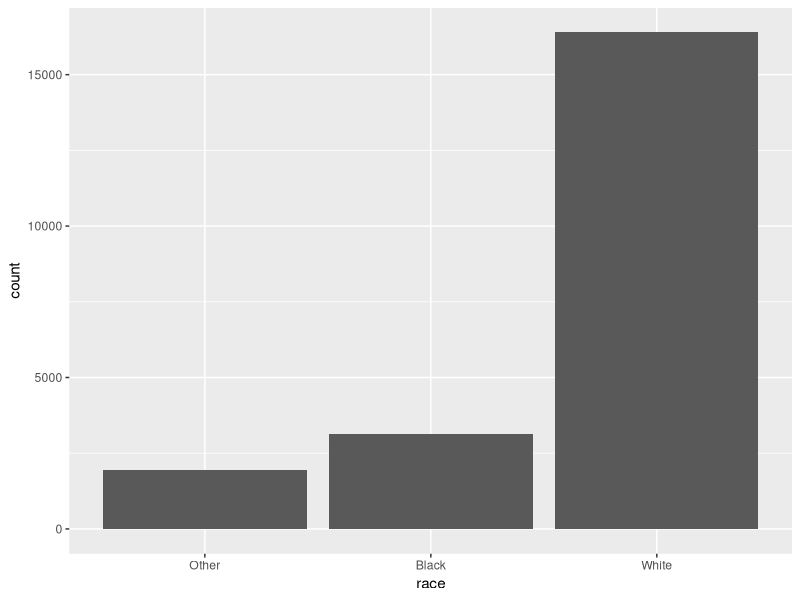
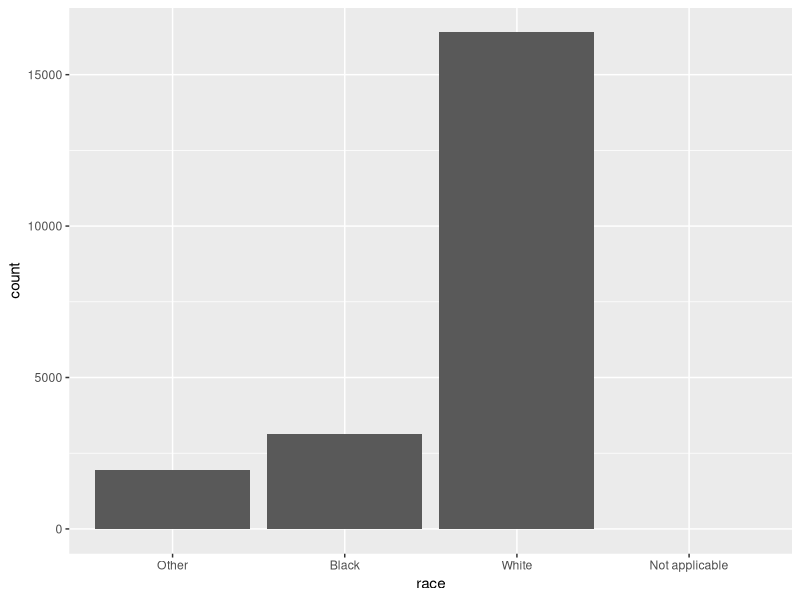
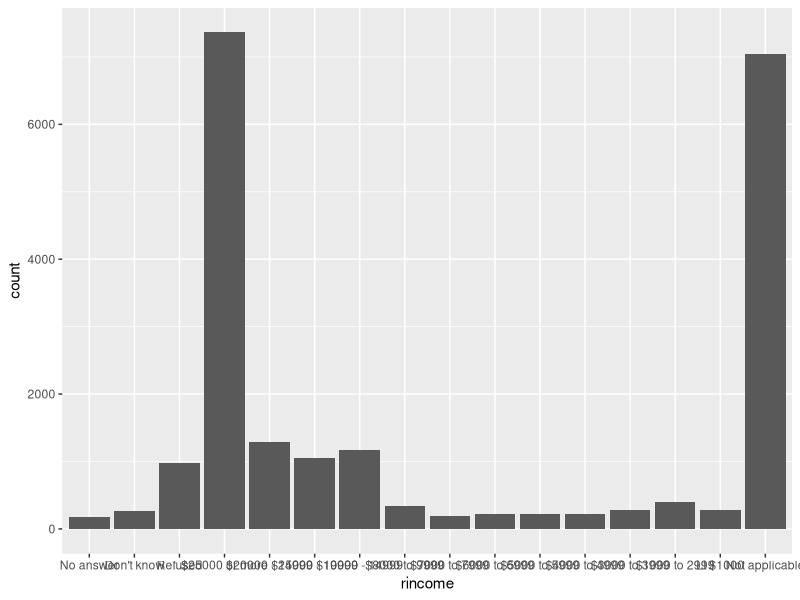
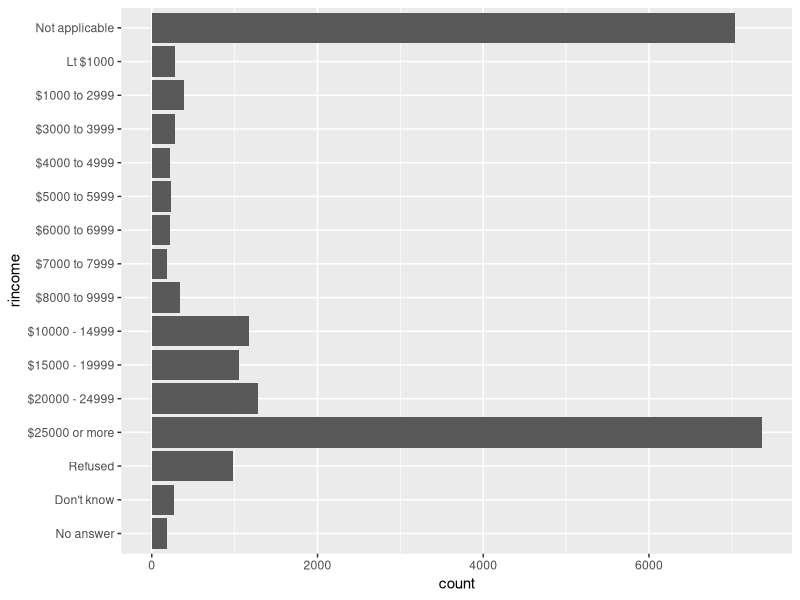
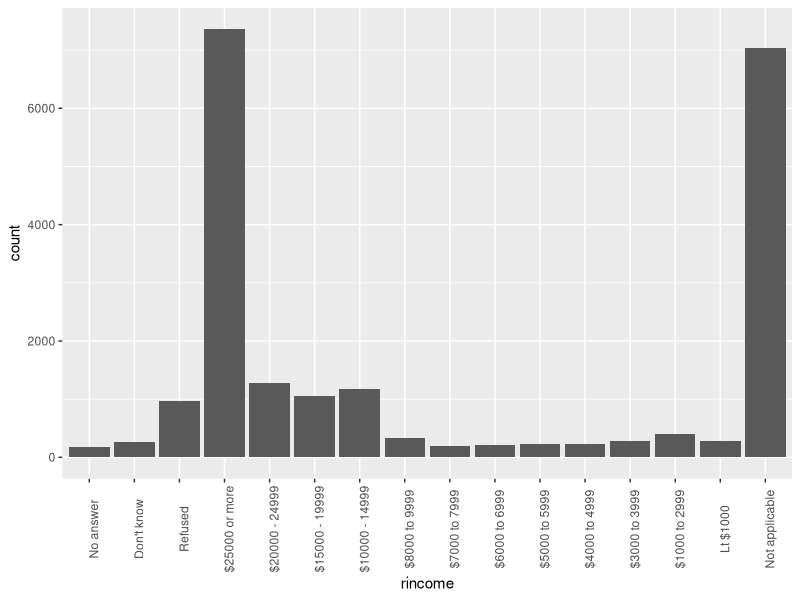
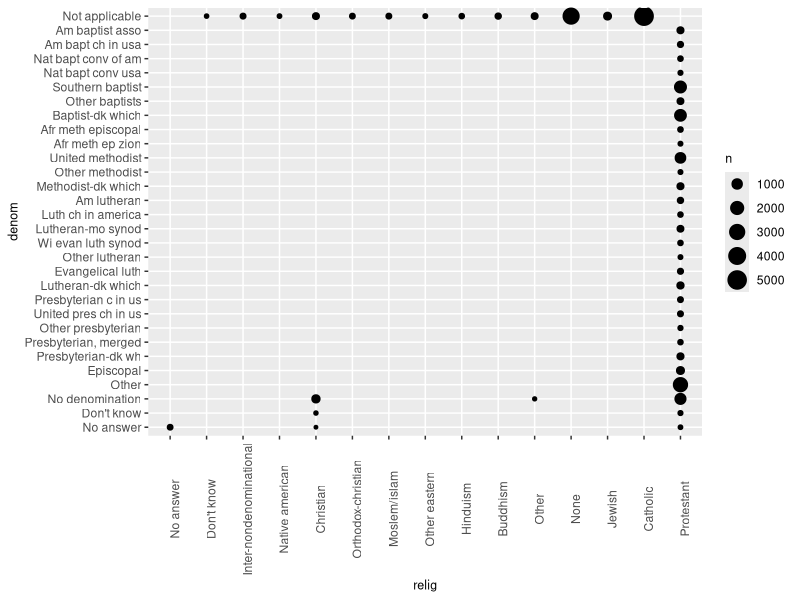
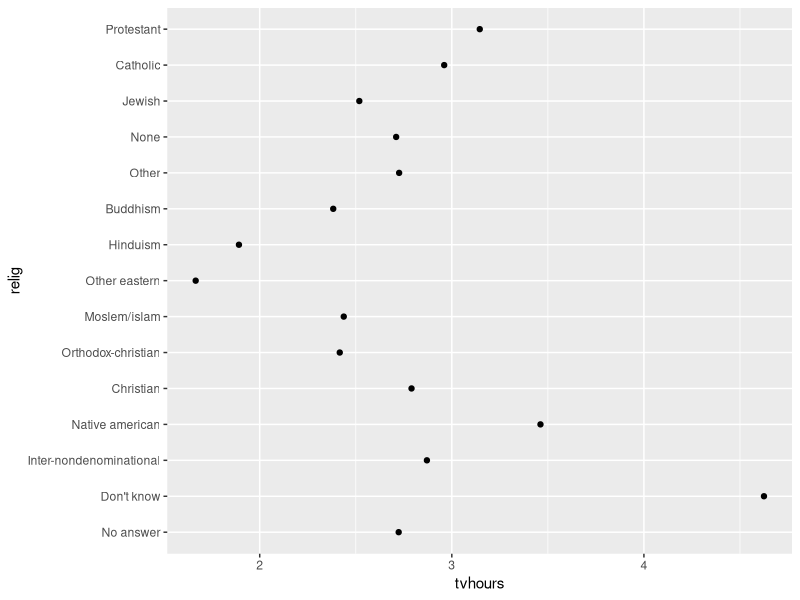
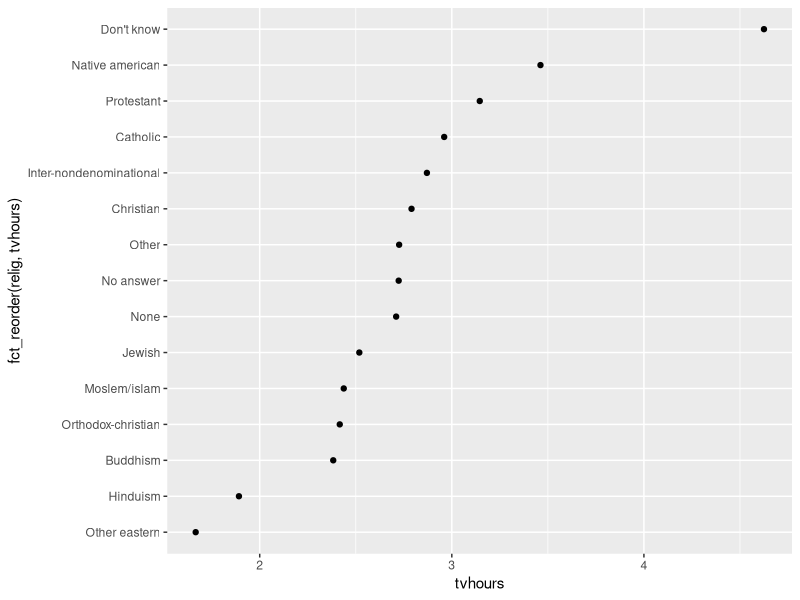

Source code (R) for these figures, in order:
### Chapter 12 Factors with forcats ###

### LOAD PACKAGES ###
# forcats is not part of tidyverse
library(tidyverse)
library(forcats)

### CONTENT ###

# Creating Factors
x1 <- c("Jan", "Feb", "Mar", "Apr")
# To create a factor, we must create a list of valid levels:
month_levels <- c( "Jan", "Feb", "Mar", "Apr", "May", "Jun", 
                   "Jul", "Aug", "Sep", "Oct", "Nov", "Dec")
# Now we can create a factor
y1 <- factor(x1, levels = month_levels)
y1
# Any value not in the set will be silently converted to NA:
x2 <- c("Jan", "Febb", "Mar", "Aug", "Sepp")
y2 <- factor(x2, levels = month_levels)
y2
# If you omit levels, they'll be taken from the data in alphabetical order
factor(x1)
factor(x2)

# Sometimes you'd prefer that the order of the levels match the order of the first apprearance
# in the data. You can do that when creating the factor by setting levels to unique(x), or after the fact,
# with fct_inorder()
f1 <- factor(x1, levels = unique(x1))
f1

f2 <- f1 %>% factor() %>% fct_inorder()
f2
# To access directly to the levels, use:
levels(f2)

# General Social Survey
# The rest of the chapter focuses on forcats::gss_cat
forcats::gss_cat
# get more information with
?gss_cat

# When factors are stored in a tibble, you can't see their levels so easily. One way to see is count()
gss_cat %>%
  count(race)
ggplot(gss_cat, aes(race)) + 
  geom_bar()
# So now we see the levels are: Other, Black, and White
# By default, ggplot2 will drop values that don't have any values. You can force them to display with:
ggplot(gss_cat, aes(race)) +
  geom_bar() +
  scale_x_discrete(drop = FALSE)
# Now we see that: Other, Black, White, Not applicable

# Exercises
# 1. Explore the distribution of rincome. What makes the default bar chart hard to understand? How would you improve
# the plot?
ggplot(gss_cat, aes(rincome)) +
  geom_bar()
# The space is too crowded that you don't see the exact numbers of each income level
# To deal with long var names, we can flip the coord
ggplot(gss_cat, aes(rincome)) +
  geom_bar() +
  coord_flip()
# Or we can use the theme to change the angle of the var names
ggplot(gss_cat, aes(rincome)) +
  geom_bar() +
  theme(axis.text.x = element_text(angle = 90))

# 2. What is the most common relig in this survey? What is the most common partyid?
# From the help menu, we know that relig is religion, while partyid is the party affiliation
gss_cat %>%
  count(relig) %>%
  arrange(desc(n)) %>%
  head(10)
# We know that Protestant has 10846, which is the highest, or most common religion

# Same applies if we do it to partyid
gss_cat %>%
  count(partyid) %>%
  arrange(desc(n)) %>%
  head(5)
# So the most common partyid is independent

# 3. Which relig does denom apply to? How can you find out with a table? With visualization?
# To access the levels directly:
levels(gss_cat$denom)
# It applies to protestants
gss_cat %>%
  filter(!denom %in% c("No answer", "Other", "Don't know", "Not applicable",
                       "No denomination")) %>%
  count(relig)
# Visualization
gss_cat %>%
  count(relig, denom) %>%
  ggplot(aes(x = relig, y = denom, size = n)) +
  geom_point() +
  theme(axis.text.x = element_text(angle = 90), title = element_text(size = 9))

# Modifying Factor Order
# It is often useful to change the order of the factor levels in a visualization
# If you want to explore the avg # of hours spent watching TV per day across religions
relig <- gss_cat %>%
  group_by(relig) %>%
  summarize(age = mean(age, na.rm = TRUE),
            tvhours = mean(tvhours, na.rm = TRUE),
            n = n())
ggplot(relig, aes(tvhours, relig)) + geom_point()  

# It is hard to read this plot
# To improve, we use fct_reorder().
# fct_reorder(factor f, x - numeric vector to reorder, option)
ggplot(relig, aes(tvhours, fct_reorder(relig, tvhours))) + geom_point()
# Reordering religion makes it much easier to see that people in the "Don't know" category
# watch much more TV.

# Complex trasnformation should be done in mutate() rather than in aes()
# such as:
relig %>%
  mutate(relig = fct_reorder(relig, tvhours)) %>%
  ggplot(aes(tvhours, relig)) +
  geom_point()

# What if we want a similar plot looking at how average age varies across income level?
rincome <- gss_cat %>%
  group_by(rincome) %>%
  summarize(age = mean(age, na.rm = TRUE),
            tvhours = mean(tvhours, na.rm = TRUE),
            n = n())
ggplot(rincome, aes(age, fct_reorder(rincome, age))) +
  geom_point()
# Here it does make sense to pull "Not applicable" to the front with the other special
# levels.
# You can use fct_relevel(). It takes a factor f, and then any number of levels that you want to
# move to the front of the line
ggplot(rincome, aes(age, fct_relevel(rincome, "Not applicable"))) + geom_point()

# Another type of reordering is useful when you are coloring the lines on a plot
# fct_reorder2() reorders factor by the y values associated with the largest x values.
# This makes the plot easier to read because the line colors line up with the legend:
by_age <- gss_cat %>%
  filter(!is.na(age)) %>%
  count(age, marital) %>%
  group_by(age) %>%
  mutate(prop = n / sum(n))

ggplot(by_age, aes(age, prop, colour = marital)) +
  geom_line(na.rm = TRUE)

ggplot(by_age, aes(age, prop, colour = fct_reorder2(marital, age, prop))) +
  geom_line() +
  labs(colour = "marital")

# Finally, for bar plots, you can use fct_infreq() to order levels in increasing frequency
gss_cat %>%
  mutate(marital = marital %>% fct_infreq() %>% fct_rev()) %>%
  ggplot(aes(marital)) +
  geom_bar()
# fct_rev() in reverse order

# Exercises
# 1`. There are some surprisingly high numbers in tvhours, is this a good summary?
summary(gss_cat[["tvhours"]])
gss_cat %>%
  filter(!is.na(tvhours)) %>%
  ggplot(aes(x = tvhours)) +
  geom_histogram(binwidth = 1)
# Looks fine to me

# 2. For each the factor in gss_cat, identify whether the order of the levels is arbitrary
# or principled
# Need to use something in Chapter 21
keep(gss_cat, is.factor) %>% names()
# There are five six categorical variables: marital, race, rincome, partyid, relig, denom.
levels(gss_cat[["marital"]])
gss_cat %>%
  ggplot(aes(x = marital))+
  geom_bar()
# ordering in marital is somewhat principled
# Check race:
levels(gss_cat[["race"]])
gss_cat %>%
  ggplot(aes(race)) +
  geom_bar() +
  scale_x_discrete(drop = FALSE)
# The race level is principled

# 3. Why did moving “Not applicable” to the front of the levels move it to the bottom of the plot?
# Because that gives the level “Not applicable” an integer value of 1.

# Modifying Factor Levels
# To clarify labels for publication, and collapse levels for high-level displays.
# fct_recode(), and take partyid as an example
gss_cat %>% 
  count(partyid) %>%
  arrange(desc(n))

# These levels are terse and inconsistent, let's tweak them to be longer and use a parallel construction:
gss_cat %>%
  mutate(partyid = fct_recode(partyid,
                              "Republican, string" = "Strong Republican",
                              "Republican, weak" = "Not str republican",
                              "Independent, near rep" = "Ind,near rep",
                              "Independent, near dem" = "Ind,near dem",
                              "Democrat, weak" = "Not str democrat",
                              "Democrat, strong" = "Strong democract",
                              "Other" = "No answer",
                              "Other" = "Don't know",
                              "Other" = "Other party")) %>%
  count(partyid)

# If you want to collapse a lot of levels, use fct_collapse(), it is a useful variant of fct_recode()
# For each new variable, you can provide a vector of old levels
gss_cat %>%
  mutate(partyid = fct_collapse(partyid,
                                other = c("No answer", "Don't know", "Other party"),
                                rep = c("Strong republican", "Not str republican"),
                                ind = c("Ind,near rep", "Independent", "Ind,near dem"),
                                dem = c("Not str democrat", "Strong democrat"))) %>%
  count(partyid)

# Sometimes you just want to lump together all the small groups to make a plot or table simpler. That's the job of
# fct_lump()
gss_cat %>%
  mutate(relig = fct_lump(relig)) %>%
  count(relig)

# This lump, however, is not always helpful or useful
# We can use the n parameter to specify how many groups we want to keep:
gss_cat %>%
  mutate(relig = fct_lump(relig, n = 10)) %>%
  count(relig, sort = TRUE) %>%
  print(n = Inf)

# 1. How have the proportions of people identifying as Democrat, Republican, and Independent changed over time?
gss_cat %>%
  mutate(partyid = fct_collapse(partyid,
                                other = c("No answer", "Don't know", "Other party"),
                                rep = c("Strong republican", "Not str republican"),
                                ind = c("Ind,near rep", "Independent", "Ind,near dem"),
                                dem = c("Not str democrat", "Strong democrat"))) %>%
  group_by(year) %>%
  count(partyid) %>%
  mutate(proportion = n / sum(n)) %>%
  ggplot(aes(x = year, y = proportion, color = fct_reorder2(partyid, year, proportion))) +
  geom_point() +
  geom_line() +
  labs(color = "Party ID.")

# 2. How could you collapse rincome into a small set of categories?
levels(gss_cat$rincome)
library(stringr)
test <- str_c("$", c("5000", "6000", "7000", "8000"),
              " to ", c("5999", "6999", "7999", "9999"))
test      
test1 <- str_c("apple", "banana", "pear")
test1
test2 <- str_c(c("You", "You", "You"), " and ", c("Me", "Her", "Them"))
test2

# We can use str_c()
gss_cat %>%
  mutate(rincome =
           fct_collapse(
             rincome,
             `Unknown` = c("No answer", "Don't know", "Refused", "Not applicable"),
             `Lt $5000` = c("Lt $1000", str_c("$", c("1000", "3000", "4000"),
                                              " to ", c("2999", "3999", "4999"))),
             `$5000 to 10000` = str_c("$", c("5000", "6000", "7000", "8000"),
                                      " to ", c("5999", "6999", "7999", "9999"))
           )) %>%
  ggplot(aes(x = rincome)) +
  geom_bar() +
  coord_flip()
